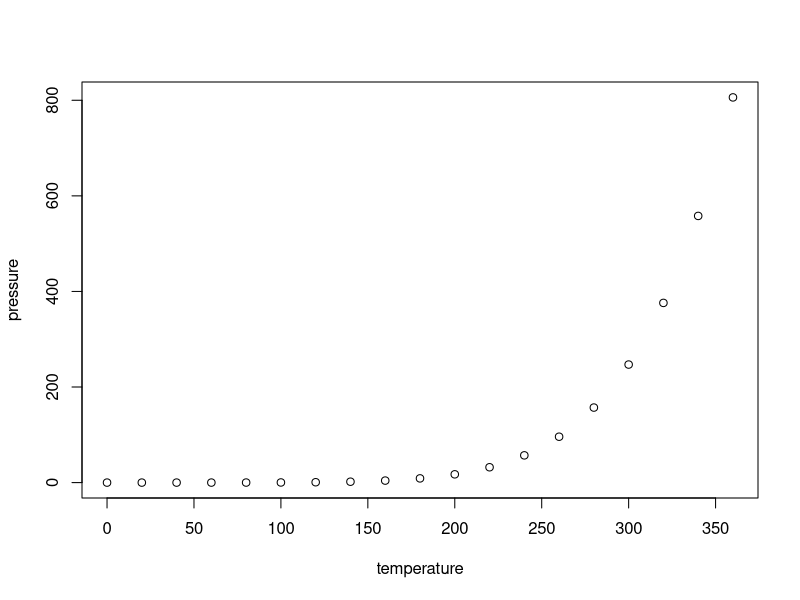
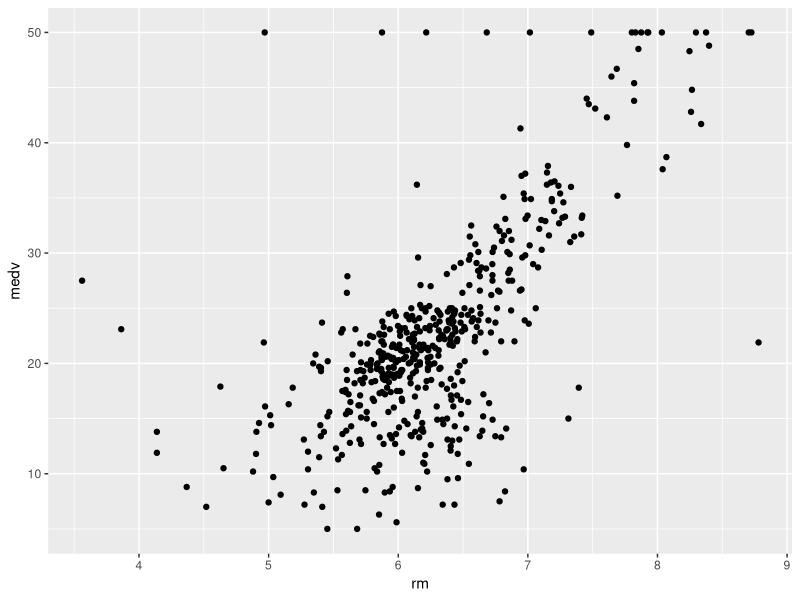
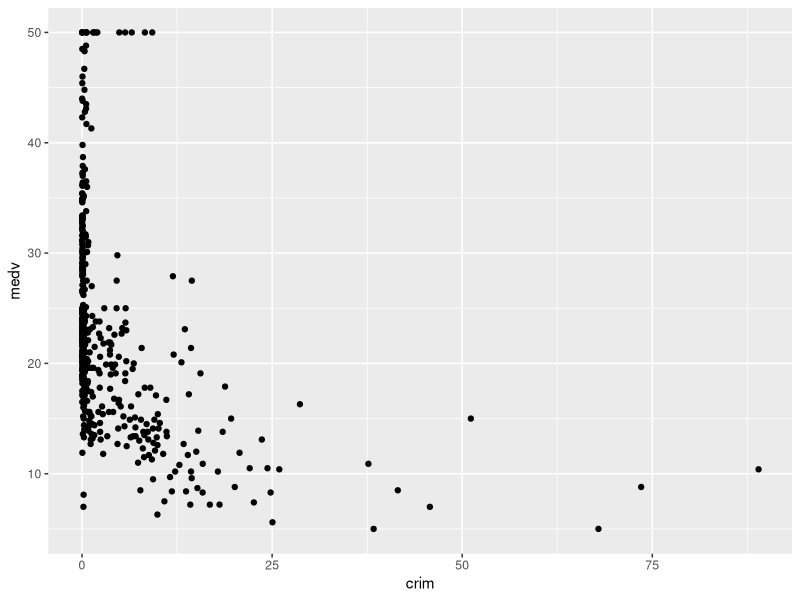
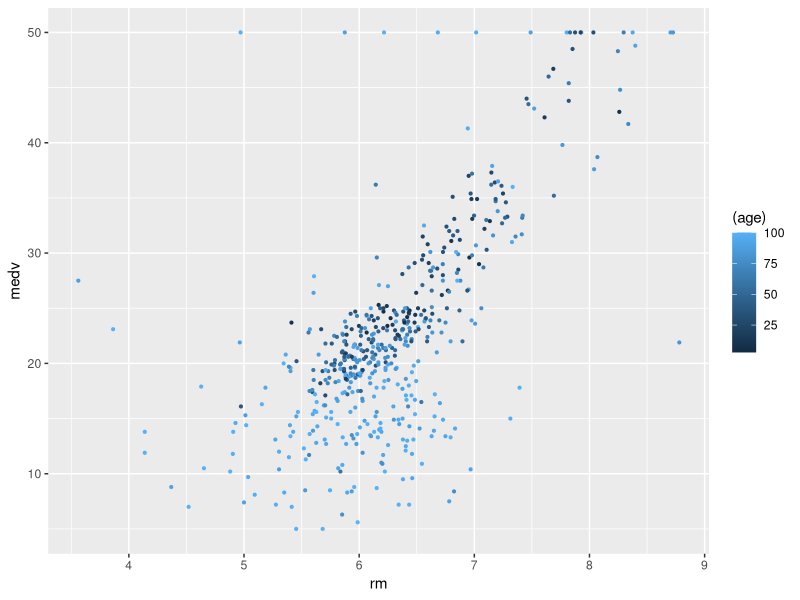
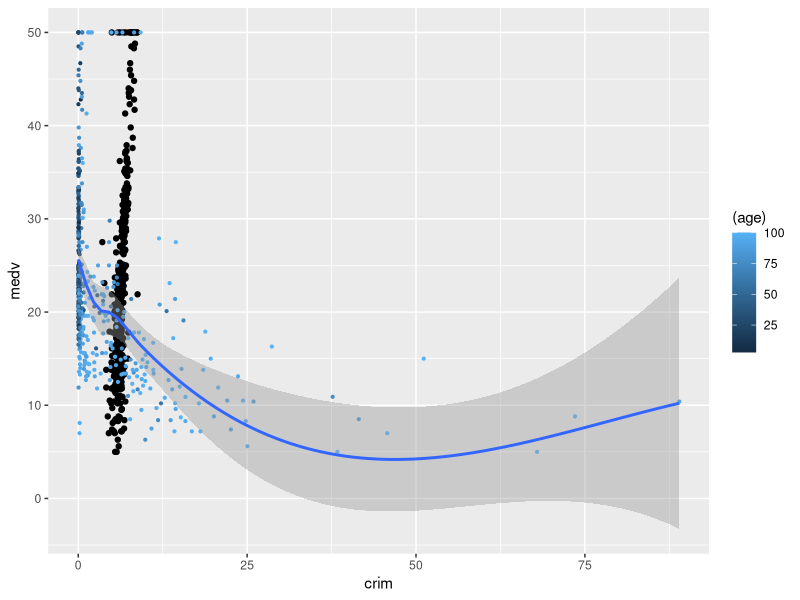
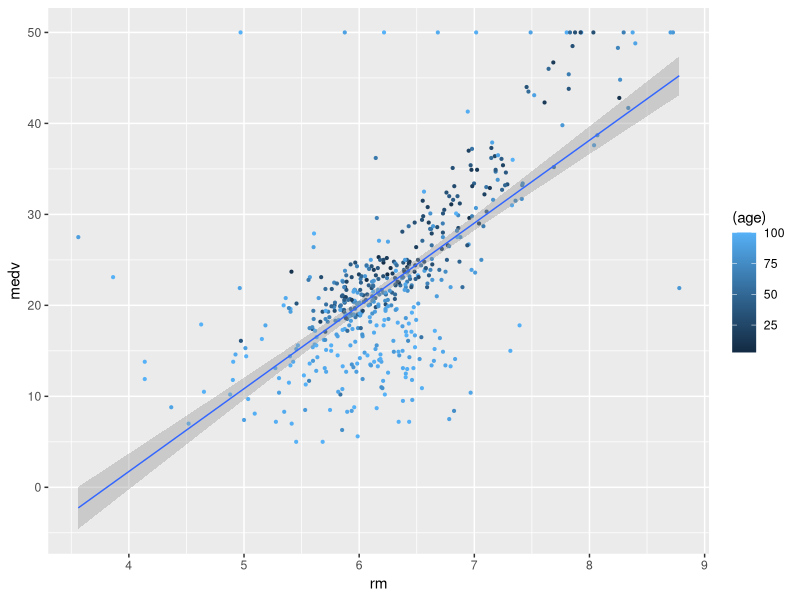
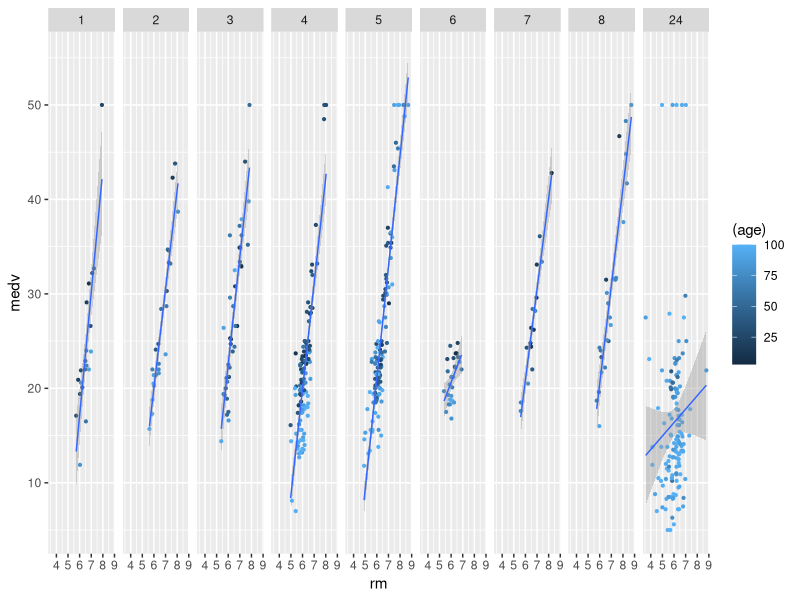
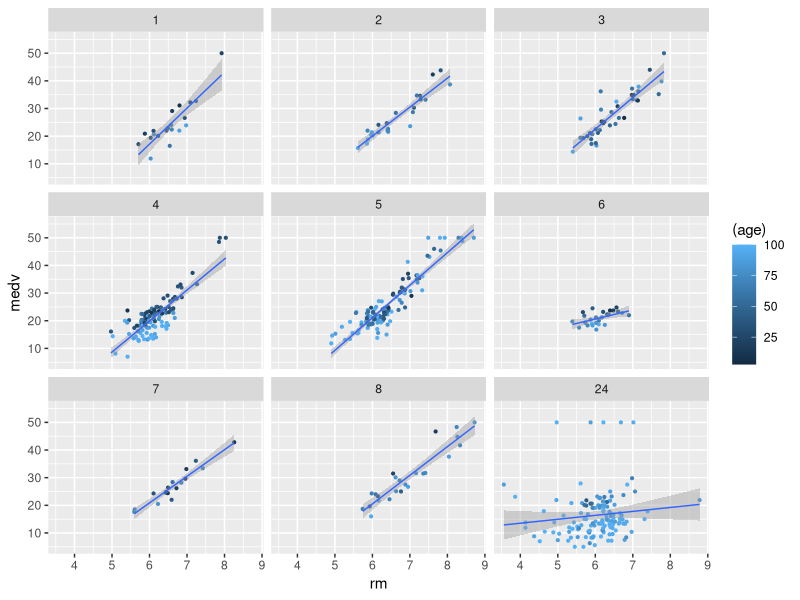

Reproduce these figures in R, in order.
## ---- chunk 1
knitr::opts_chunk$set(echo = TRUE)
## ---- chunk 2
summary(cars)
## ---- chunk 3
plot(pressure)
## ---- chunk 4
library(ggplot2)
library(MASS)
data('Boston')
## ---- chunk 5
summary(Boston)
#2.
ggplot(data = Boston, aes(rm, medv)) + geom_point() 
#3.
ggplot(data = Boston, aes(crim, medv)) + geom_point()
#4.
ggplot(data = Boston, aes(rm, medv)) + geom_point(aes(colour = (age)), size=0.75)
## ---- chunk 6
#5.
ggplot(data = Boston, aes(crim, medv)) + geom_point(aes(rm,medv)) +  geom_point(aes(colour = (age)), size=0.75) + geom_smooth()

#6.
ggplot(data = Boston, aes(rm, medv)) + geom_point(aes(colour = (age)), size=0.75) + geom_smooth(method = "lm", size=.5)
## ---- chunk 7
#7.
ggplot(data = Boston, aes(rm, medv)) + geom_point(aes(colour = (age)), size=0.75) + geom_smooth(method = "lm", size=.5) + facet_grid(. ~ rad)

#Methode 2
ggplot(data = Boston, aes(rm, medv)) + geom_point(aes(colour = (age)), size=0.75) + geom_smooth(method = "lm", size=.5) + facet_wrap(. ~ rad)


## ---- chunk 8
#8.
ggplot(data=Boston, aes(x=medv)) + geom_histogram(color='grey')
